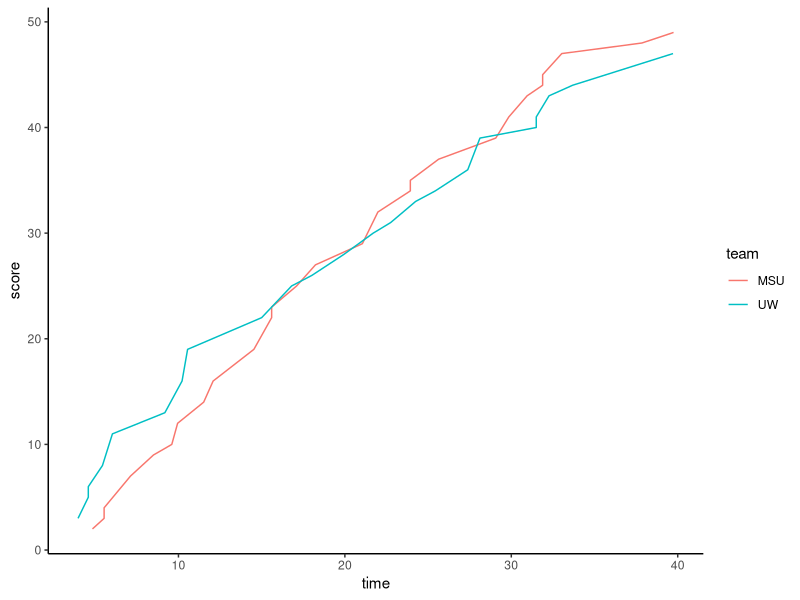

The R source for this figure:
# Part 1 basketball analysis
# set working directory
setwd("~/Library/CloudStorage/GoogleDrive-annamac2021@gmail.com/My Drive/School/Fall 2022/Biocomputing/R/Biocomputing-Exercise10")
# load data
gameData=read.table("UWvMSU_1-22-13.txt", header=TRUE)
# generate df w cumulative score for each team
scoredf=data.frame(matrix(nrow=nrow(gameData), ncol=3))
colnames(scoredf)=c("time", "team", "totalscore")
# create cumulative score variables
UWscore=0
MSUscore=0
# iterate through each row in gameData
for (i in 1:nrow(gameData)){
  # if team = "UW," add score to UW's cumulative score
  if (gameData$team[i]=="UW"){
    UWscore=UWscore+gameData$score[i]
    # add UW's cumulative score at this time to new df
    scoredf$totalscore[i]=UWscore
  }
  # if team = "MSU," add score to UW's cumulative score
  else if (gameData$team[i]=="MSU"){
    MSUscore=MSUscore+gameData$score[i]
    # add MSU's cumulative score at this time to new df
    scoredf$totalscore[i]=MSUscore
  }
  # otherwise, return an error
  else{
    print("invalid team value")
  }
  # add time and team to new df
  scoredf$time[i]=gameData$time[i]
  scoredf$team[i]=gameData$team[i]
}
# create summary line graph
library(ggplot2)
ggplot(scoredf,
       aes(x=time, y=totalscore)) +
  geom_line(aes(color=team)) +
  ylab("score") +
  theme_classic()

# Part 2 guess my number
# create vector of integers 1-100
intvec=c(1:100)
# extract random value
randomint=sample(intvec, 1)
# computer message
print("I'm thinking of a number 1-100...")
# create interactive function
guessNum <- function() {
  # provide user with 10 guesses
  for (attempt in 1:10) {
    # load user input
    userguess=readline("Guess: ")
    # if user guesses too low, print "Higher"
    if (strtoi(userguess) < randomint){
      print("Higher")
    # if user guesses too high, print "Lower"
    } else if (strtoi(userguess) > randomint){
      print("Lower")
    } else {
    # if user guesses correctly, print "Correct!" and end game
      print("Correct!")
    {break}
  }
  }
}
if (interactive()) guessNum()
